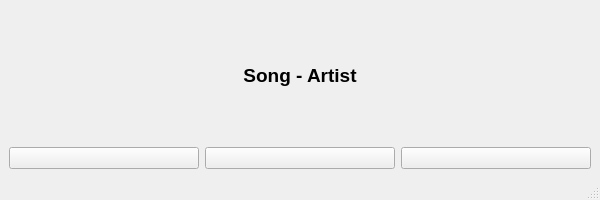
<?xml version="1.0" encoding="UTF-8"?>
<ui version="4.0">
 <class>MainWindow</class>
 <widget class="QMainWindow" name="MainWindow">
  <property name="geometry">
   <rect>
    <x>0</x>
    <y>0</y>
    <width>600</width>
    <height>200</height>
   </rect>
  </property>
  <property name="windowTitle">
   <string>MainWindow</string>
  </property>
  <widget class="QWidget" name="centralwidget">
   <layout class="QVBoxLayout" name="verticalLayout_2">
    <item>
     <widget class="QLabel" name="label">
      <property name="font">
       <font>
        <pointsize>14</pointsize>
        <bold>true</bold>
       </font>
      </property>
      <property name="text">
       <string>Song - Artist</string>
      </property>
      <property name="scaledContents">
       <bool>false</bool>
      </property>
      <property name="alignment">
       <set>Qt::AlignmentFlag::AlignCenter</set>
      </property>
     </widget>
    </item>
    <item>
     <layout class="QHBoxLayout" name="horizontalLayout">
      <item>
       <widget class="QPushButton" name="prevButton">
        <property name="text">
         <string/>
        </property>
        <property name="icon">
         <iconset>
          <normaloff>rescources/icons/skip-prev-solid.svg</normaloff>rescources/icons/skip-prev-solid.svg</iconset>
        </property>
       </widget>
      </item>
      <item>
       <widget class="QPushButton" name="playPauseButton">
        <property name="text">
         <string/>
        </property>
        <property name="icon">
         <iconset>
          <normaloff>rescources/icons/play-solid.svg</normaloff>rescources/icons/play-solid.svg</iconset>
        </property>
       </widget>
      </item>
      <item>
       <widget class="QPushButton" name="skipButton">
        <property name="text">
         <string/>
        </property>
        <property name="icon">
         <iconset>
          <normaloff>rescources/icons/skip-next-solid.svg</normaloff>rescources/icons/skip-next-solid.svg</iconset>
        </property>
       </widget>
      </item>
     </layout>
    </item>
   </layout>
  </widget>
  <widget class="QMenuBar" name="menubar">
   <property name="geometry">
    <rect>
     <x>0</x>
     <y>0</y>
     <width>600</width>
     <height>30</height>
    </rect>
   </property>
  </widget>
  <widget class="QStatusBar" name="statusbar"/>
 </widget>
 <resources/>
 <connections/>
</ui>
